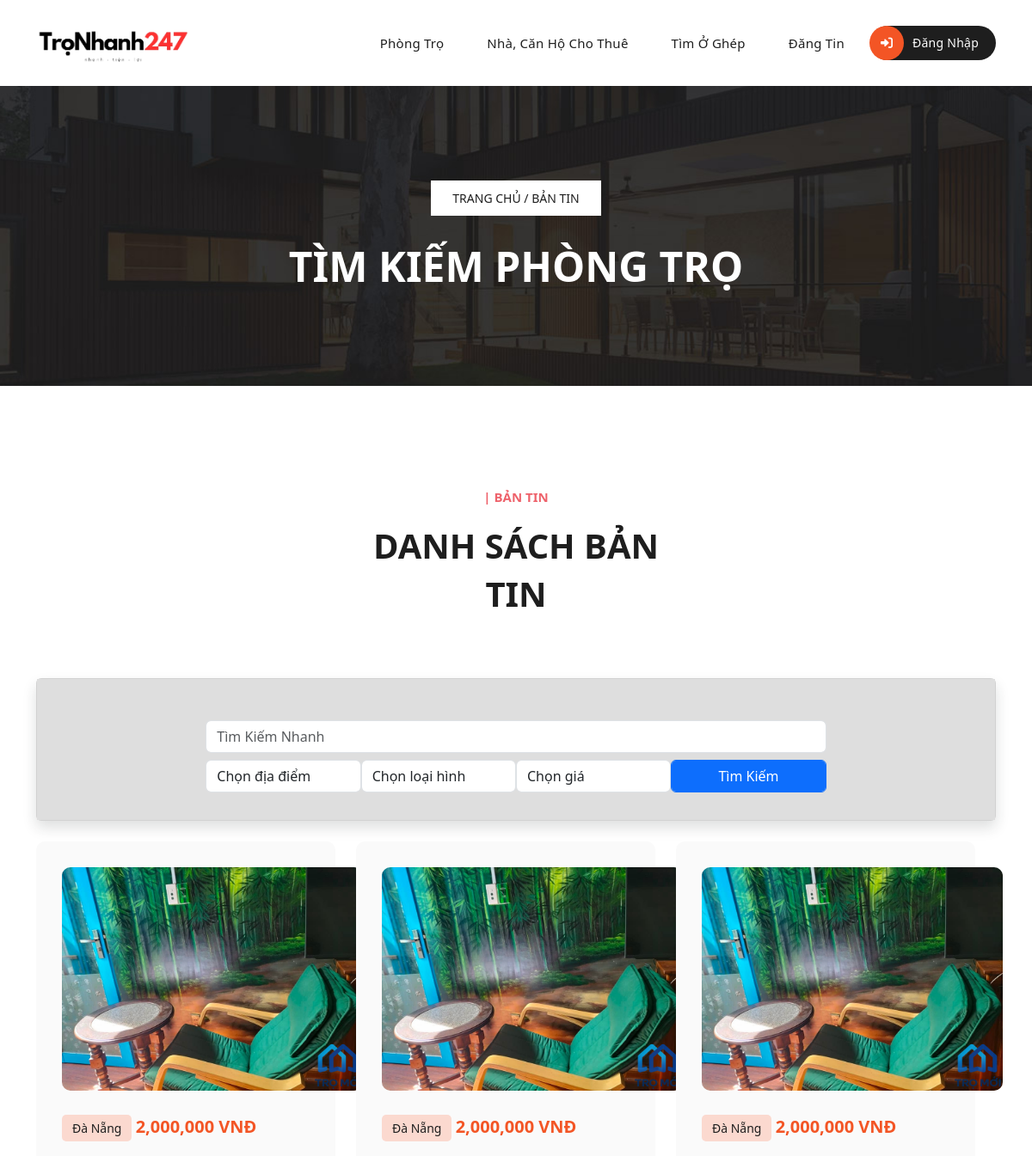
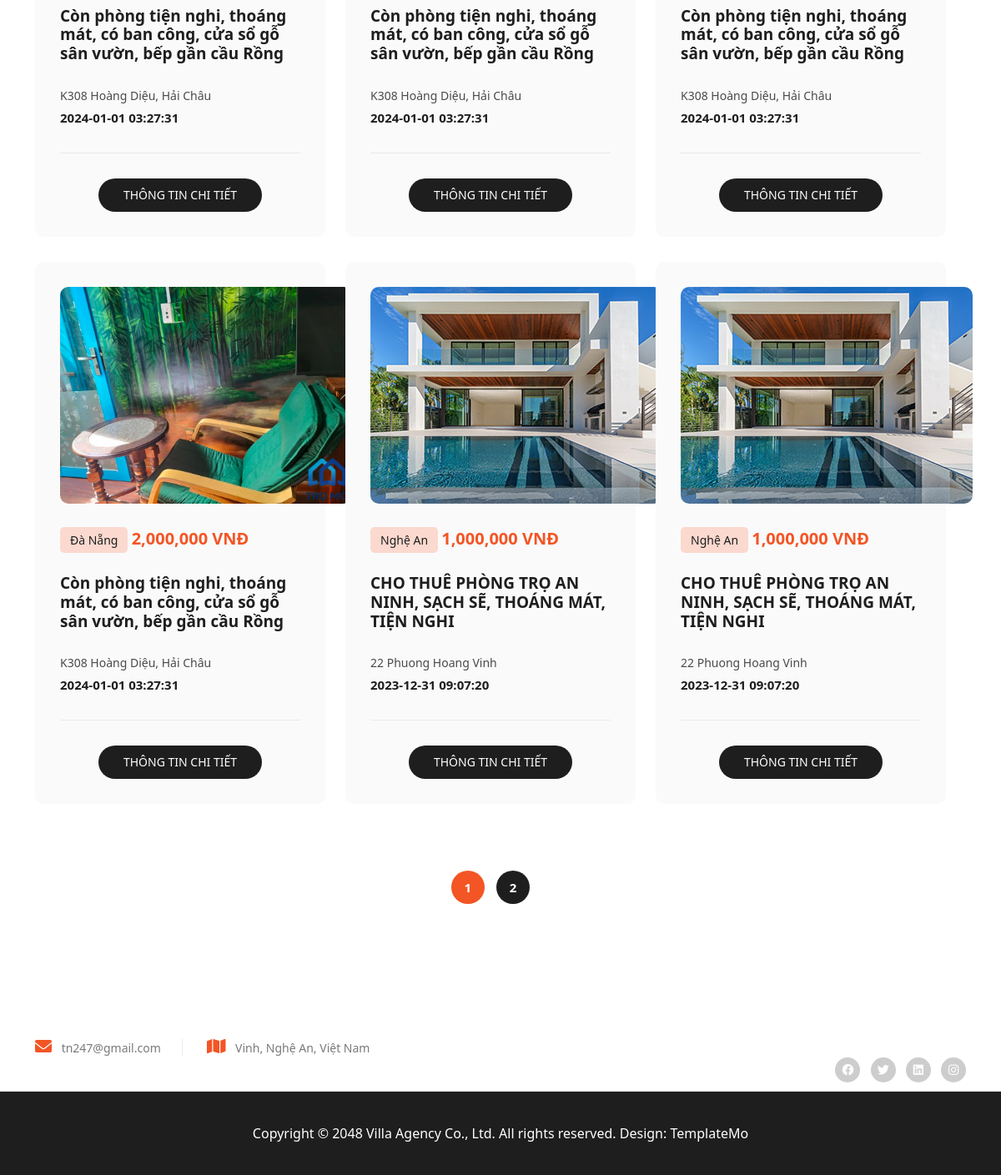
/bantin.php, run on the app's committed database (2 pictures, top to bottom).
### tables this page shows
CREATE TABLE `tblmenu` (
  `MenuID` int(10) NOT NULL,
  `MenuName` varchar(100) NOT NULL,
  `Levels` int(20) NOT NULL,
  `IsActive` int(10) NOT NULL,
  `Link` varchar(250) NOT NULL,
  `Position` int(10) NOT NULL
);

CREATE TABLE `tbltindv` (
  `TinID` int(100) NOT NULL,
  `Tk_ID` int(100) NOT NULL,
  `Tin_title` varchar(255) NOT NULL,
  `Tin_chitiet` text NOT NULL,
  `Ltin_ID` int(10) NOT NULL,
  `Tin_hinhthuc` varchar(255) NOT NULL,
  `Tin_diachi` varchar(250) NOT NULL,
  `Tin_diachichitiet` varchar(255) NOT NULL,
  `Tin_gia` varchar(250) NOT NULL,
  `Tin_dientich` int(100) NOT NULL,
  `Tin_phong` int(100) NOT NULL,
  `Tin_toida` int(100) NOT NULL,
  `Tin_phongtrong` int(100) NOT NULL,
  `Tin_tuquan` int(10) NOT NULL,
  `Tin_time` datetime NOT NULL,
  `Tttindv_ID` int(10) NOT NULL,
  `Tin_image1` varchar(255) NOT NULL,
  `Tin_image2` varchar(255) NOT NULL,
  `Tin_image3` varchar(255) NOT NULL,
  `Tin_gtuutien` int(100) NOT NULL,
  `Description` varchar(255) NOT NULL,
  `Tin_svip` int(100) NOT NULL,
  `Tin_trangthai` int(100) NOT NULL
);

### bantin.php (the view, shortened to what this page needs)
<?php include("header.php");
?>
<div class="page-heading header-text">
    <div class="container">
      <div class="row">
        <div class="col-lg-12">
          <span class="breadcrumb"><a href="#">TRANG CHỦ</a>  /  BẢN TIN</span>
          <h3>TÌM KIẾM PHÒNG TRỌ</h3>
        </div>
      </div>
    </div>
  </div>
<div class="properties section">
  <div class="container">
    <div class="row">
      <div class="col-lg-4 offset-lg-4">
        <div class="section-heading text-center">
          <h6>| Bản Tin</h6>
          <h2>DANH SÁCH BẢN TIN</h2>
        </div>
      </div>
      <div class="search-bar">
        <div class="card shadow mb-4">
          <div class="card-body" style="background-color: #dedede;">
            <div class="row">
              <div class="container mt-3">
                <div class="col-md-12 mb-2 mt-3 d-flex justify-content-center">
                  <div class="form-group col-md-8 mb-12 d-flex search-results">
                    <form id="search-form" class="col-md-12 mb-12">
                      <input type="text" class="form-control" name="timkiem" id="timkiem" placeholder="Tìm Kiếm Nhanh">
                    </form>
                  </div>
                </div>
              </div>
              <form method="get" action="">
                <div class="col-md-12 mb-2 d-flex justify-content-center">
                  <div class="col-md-2 mb-2">
                    <select class="form-control" name="Tin_diachi" id="Tin_diachi" required>
                      <option selected disabled value="0">Chọn địa điểm</option>
                    </select>
                  </div>
                  <div class="col-md-2 mb-1">
                    <select class="form-control" name="Tin_hinhthuc" id="Tin_hinhthuc" required>
                      <option selected disabled value="0">Chọn loại hình</option>
                    </select>
                  </div>
                  <div class="col-md-2 mb-2">
                    <select class="form-control" name="Tin_gia" id="Tin_gia" required>
                      <option selected disabled value="0">Chọn giá</i></option>
                    </select>
                  </div>
                  <div class="col-md-2 mb-1">
                    <button type="submit" class="form-control btn btn-primary">Tìm Kiếm</button>
                  </div>
                </div>
              </form>
            </div>
          </div>
        </div>
      </div>
    </div>
    <div class="row">
      <?php
      include_once(__DIR__ . '/model/config.php');
      if ($_SERVER["REQUEST_METHOD"] == "GET") {
        $search_query = "SELECT * FROM tbltindv  Where Tin_trangthai = 1 AND Ltin_ID = 1";
        $item_pre_page = !empty($_GET['per_page'])?($_GET['per_page']):6;
        $current_page = !empty($_GET['page'])?($_GET['page']):1;
        $offset = ($current_page - 1)* $item_pre_page;
        $search_query .=" ORDER BY Tin_time DESC LIMIT $item_pre_page OFFSET $offset";
        $result = mysqli_query($conn, $search_query);
        $cont = "SELECT * FROM tbltindv  Where Tin_trangthai = 1 AND Ltin_ID = 1";
        $total = mysqli_query($conn, $cont);
        $total = $total->num_rows;
        $totalPage = ceil($total / $item_pre_page);
        $dataroms = [];
        $TT = 1;
        while ($row = mysqli_fetch_array($result, MYSQLI_ASSOC)) {
          $dataroms[] = [
            'TT' => $TT,
            'TinID' => $row['TinID'],
            'Tin_title' => $row['Tin_title'],
            'Tin_gia' => $row['Tin_gia'],
            'Tin_phong' => $row['Tin_phong'],
            'Tin_dientich' => $row['Tin_dientich'],
            'Tin_toida' => $row['Tin_toida'],
            'Tin_phongtrong' => $row['Tin_phongtrong'],
            'Tin_diachi' => $row['Tin_diachi'],
            'Tin_diachichitiet' => $row['Tin_diachichitiet'],
            'Tin_tuquan' => $row['Tin_tuquan'],
            'Tin_image1' => $row['Tin_image1'],
            'Tin_time' => $row['Tin_time'],
          ];
          $TT++;
        }
      }
      ?>
      <div class="row">
        <?php foreach ($dataroms as $room) : ?>
          <div class="col-lg-4 col-md-6">
            <div class="item">
              <a href="chitietbantin.php?id=<?php echo $room['TinID']; ?>"><img style="height: 260px; width: 350px;" src="<?php echo $room['Tin_image1']; ?>" alt=""></a>
              <span class="category"><?php echo $room['Tin_diachi']; ?></span>
              <h6><?php echo number_format($room['Tin_gia']); ?> VNĐ</h6>
              <h4><a href="chitietbantin.php?id=<?php echo $room['TinID']; ?>"><?php echo $room['Tin_title']; ?></a></h4>
              <p><?php echo $room['Tin_diachichitiet']; ?></p>
              <ul>
                <li><span><?php echo $room['Tin_time']; ?></span></li>
              </ul>
              <div class="main-button">
                <a href="chitietbantin.php?id=<?php echo $room['TinID']; ?>">THÔNG TIN CHI TIẾT</a>
              </div>
            </div>
          </div>
        <?php endforeach; ?>
      </div>
      <?php include('phantrang.php') ?>
    </div>
  </div>
</div>
<?php include("footer.php");?>

### header.php (shortened to what this page needs)
<!DOCTYPE html>
<html lang="en">
  <head>
    <link href="vendor/bootstrap/css/bootstrap.min.css" rel="stylesheet">
    <link rel="stylesheet" href="assets/css/fontawesome.css">
    <link rel="stylesheet" href="assets/css/templatemo-villa-agency.css">
    <link rel="stylesheet" href="assets/css/owl.css">
    <link rel="stylesheet" href="assets/css/animate.css">
    <link rel="stylesheet"href="https://unpkg.com/swiper@7/swiper-bundle.min.css"/>
  </head>
<body>
  <header class="header-area header-sticky">
    <div class="container">
        <div class="row">
            <div class="col-12">
                <nav class="main-nav">
                    <a href="index.php" class="logo">
                        <img style="height: 100px;" src="assets/images/logo.png" alt="">
                    </a>
                    <ul class="nav">
                    <?php
                        include_once(__DIR__.'/model/config.php');
                        $danhsach = "SELECT MenuName, Link FROM `tblmenu` WHERE IsActive = 1 ORDER BY levels ASC";
                        $result = mysqli_query($conn,$danhsach);
                        $data = [];
                        $TT = 1;
                        while($row = mysqli_fetch_array($result,MYSQLI_ASSOC)){
                          $data[] = array(
                            'TT' => $TT,
                            'MenuName' => $row['MenuName'],
                            'Link' => $row['Link']
                          );
                          $TT++;
                        }
                      ?>
                      <?php foreach ($data as $row) : ?>
                        <li><a href="<?php echo $row['Link'] ?>" class=""><?php echo $row['MenuName']; ?></a></li>
                      <?php endforeach; ?>
                      <?php
                        if(isset($_SESSION['username'])){
                          if($_SESSION['level'] == 2){
                            echo '<li><a href="admin">Admin</a></li>';
                          }
                          echo '<li><a href="profile.php"><i class="fa-solid fa-user"></i> Xin Chào, '.$_SESSION['username'].'</a></li>';
                          echo '<li><a href="model/deletesession.php"><i class="fa-solid fa-right-to-bracket"></i>Đăng Xuất</a></li>';
                        }
                        else{
                          echo '<li><a href="login.php"><i class="fa-solid fa-right-to-bracket"></i>Đăng Nhập</a></li>';
                        }
                      ?>
                  </ul>
                </nav>
            </div>
        </div>
    </div>
  </header>

### phantrang.php (shortened to what this page needs)
<div class="row">
    <div class="col-lg-12">
        <ul class="pagination">
        <?php for($i = 1; $i <= $totalPage; $i++){ ?>
            <?php if($i != $current_page){ ?>
                <?php if($i > $current_page - 3 && $i < $current_page + 3){ ?>
                    <li><a href="?per_page=<?php echo $item_pre_page; ?>&page=<?php echo $i;?>"><?php echo $i; ?></a></li>
                <?php } ?>
            <?php }else{ ?>
                <li><a class="is_active" href=""><?php echo $i; ?></a></li>
            <?php } ?>
        <?php } ?>
        </ul>
    </div>
</div>

### footer.php (shortened to what this page needs)
<footer>
    <div class="sub-header">
      <div class="container">
        <div class="row">
          <div class="col-lg-8 col-md-8">
            <ul class="info">
              <li><i class="fa fa-envelope"></i> tn247@gmail.com</li>
              <li><i class="fa fa-map"></i> Vinh, Nghệ An, Việt Nam</li>
            </ul>
          </div>
          <div class="col-lg-12 col-md-4">
            <ul class="social-links">
              <li><a href="#"><i class="fab fa-facebook"></i></a></li>
              <li><a href="https://x.com/minthu" target="_blank"><i class="fab fa-twitter"></i></a></li>
              <li><a href="#"><i class="fab fa-linkedin"></i></a></li>
              <li><a href="#"><i class="fab fa-instagram"></i></a></li>
            </ul>
          </div>
        </div>
      </div>
    </div>
    <div class="container">
      <div class="col-lg-12">
        <p>Copyright © 2048 Villa Agency Co., Ltd. All rights reserved.
        Design: <a rel="nofollow" href="https://templatemo.com" target="_blank">TemplateMo</a></p>
      </div>
    </div>
  </footer>
  </body>
</html>

### data on the page
tblmenu: MenuName "Phòng Trọ"
tblmenu: MenuName "Nhà, Căn Hộ Cho Thuê"
tblmenu: MenuName "Tìm Ở Ghép"
tblmenu: MenuName "Đăng Tin"
tbltindv: Tin_image1 (picture), Tin_diachi "Đà Nẵng", Tin_gia "2,000,000", Tin_title "Còn phòng tiện nghi, thoáng mát, có ban công, cửa sổ gỗ sân vườn, bếp gần cầu Rồng", Tin_diachichitiet "K308 Hoàng Diệu, Hải Châu", Tin_time "2024-01-01 03:27:31"
tbltindv: Tin_image1 (picture), Tin_diachi "Đà Nẵng", Tin_gia "2,000,000", Tin_title "Còn phòng tiện nghi, thoáng mát, có ban công, cửa sổ gỗ sân vườn, bếp gần cầu Rồng", Tin_diachichitiet "K308 Hoàng Diệu, Hải Châu", Tin_time "2024-01-01 03:27:31"
tbltindv: Tin_image1 (picture), Tin_diachi "Đà Nẵng", Tin_gia "2,000,000", Tin_title "Còn phòng tiện nghi, thoáng mát, có ban công, cửa sổ gỗ sân vườn, bếp gần cầu Rồng", Tin_diachichitiet "K308 Hoàng Diệu, Hải Châu", Tin_time "2024-01-01 03:27:31"
tbltindv: Tin_image1 (picture), Tin_diachi "Đà Nẵng", Tin_gia "2,000,000", Tin_title "Còn phòng tiện nghi, thoáng mát, có ban công, cửa sổ gỗ sân vườn, bếp gần cầu Rồng", Tin_diachichitiet "K308 Hoàng Diệu, Hải Châu", Tin_time "2024-01-01 03:27:31"
tbltindv: Tin_diachi "Nghệ An", Tin_gia "1,000,000", Tin_title "CHO THUÊ PHÒNG TRỌ AN NINH, SẠCH SẼ, THOÁNG MÁT, TIỆN NGHI", Tin_diachichitiet "22 Phuong Hoang Vinh", Tin_time "2023-12-31 09:07:20"

### other printed values
$room['Tin_diachi'] "Nghệ An"
$room['Tin_gia'] "1,000,000"
$room['Tin_title'] "CHO THUÊ PHÒNG TRỌ AN NINH, SẠCH SẼ, THOÁNG MÁT, TIỆN NGHI"
$room['Tin_diachichitiet'] "22 Phuong Hoang Vinh"
$room['Tin_time'] "2023-12-31 09:07:20"
